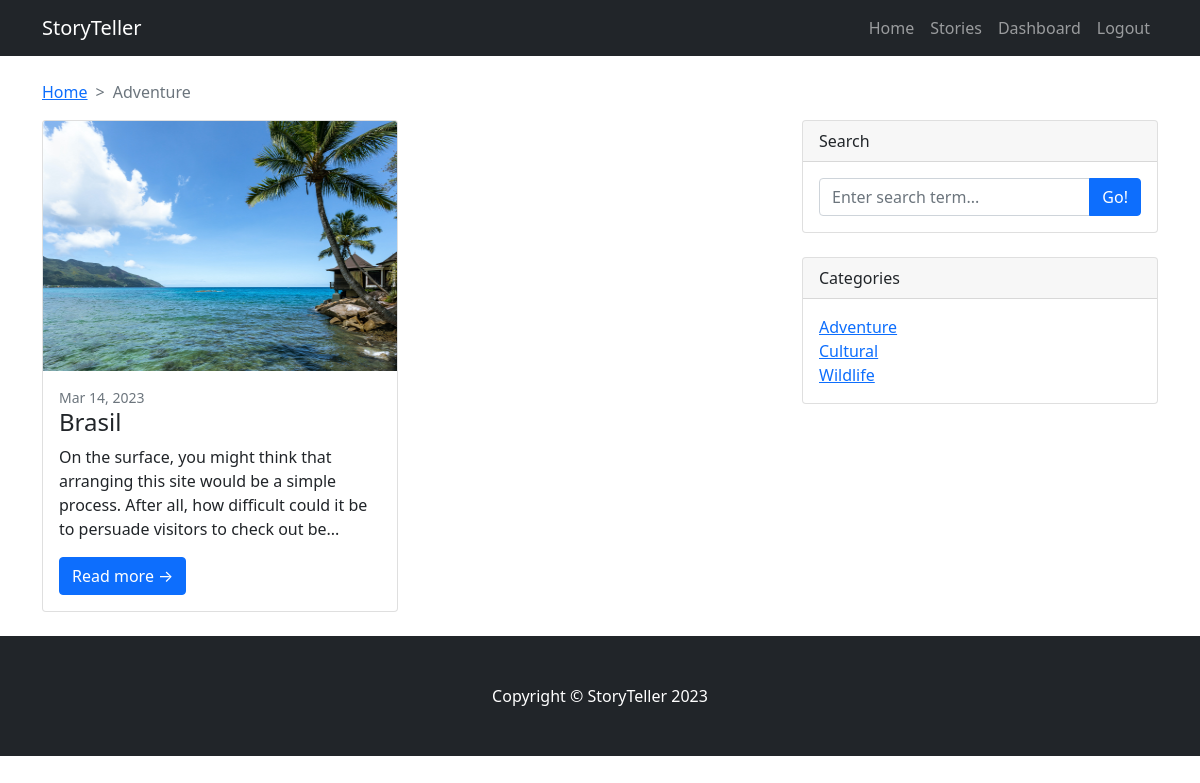
The app's page /stories.php?cat=adventure (signed in) with its own data.
### tables this page shows
CREATE TABLE `stories` (
  `id` int(11) NOT NULL,
  `image` varchar(225) DEFAULT NULL,
  `title` varchar(225) DEFAULT NULL,
  `category` varchar(225) DEFAULT NULL,
  `details` text DEFAULT NULL,
  `post_by` varchar(225) DEFAULT NULL,
  `datetime` timestamp
);

### stories.php (the view)
<?php include "./inc/db.php"; ?>
        <?php include "./inc/header.php"; ?>
        <div class="container mt-4">
<?php
    if(isset($_GET['cat'])){
        $cat = $_GET['cat'];
    } else {
        $cat = "Stories";
    }
                      ?>
        <nav style="--bs-breadcrumb-divider: '>';" aria-label="breadcrumb">
		  <ol class="breadcrumb">
		    <li class="breadcrumb-item"><a href="/">Home</a></li>
		    <li class="breadcrumb-item active"><?=ucwords($cat)?></li>
		  </ol>
		</nav>
            <div class="row">
                <div class="col-lg-8">
                    <div class="row">
<?php
if(isset($_GET['cat'])){
    $cat = $_GET['cat'];
              $q = mysqli_query($con, "SELECT * FROM stories WHERE category = '" . $cat . "' ORDER BY id DESC");
  }  else {
              $q = mysqli_query($con, "SELECT * FROM stories ORDER BY id DESC ");
            }
                        while($r = mysqli_fetch_assoc($q)){
                            ?>
                        <div class="col-lg-6">
                            <div class="card mb-4">
                                <a href="#!"><img class="card-img-top" src="./images/<?=$r['image'] ?>" height="250" alt="..." /></a>
                                <div class="card-body">
                                    <div class="small text-muted"><?=(new DateTime($r['datetime']))->format('M d, Y') ?></div>
                                    <h2 class="card-title h4"><?=$r['title'] ?></h2>
                                    <p class="card-text"><?=substr($r['details'] , 0, 160)?>...</p>
                                    <a class="btn btn-primary" href="story.php?id=<?=$r['id'] ?>">Read more →</a>
                                </div>
                            </div>
                        </div>
                        <?php } ?>
                    </div>
                </div>
                <?php include "./inc/side_widget.php"; ?>
            </div>
        </div>
        <?php include "./inc/footer.php"; ?>

### records on screen
stories: image (picture), datetime "Mar 14, 2023", title "Brasil", details "On the surface, you might think that arranging this site would be a simple process. After all, how difficult could it be to persuade visitors to check out be"

### other values on screen
$cat "Adventure"
